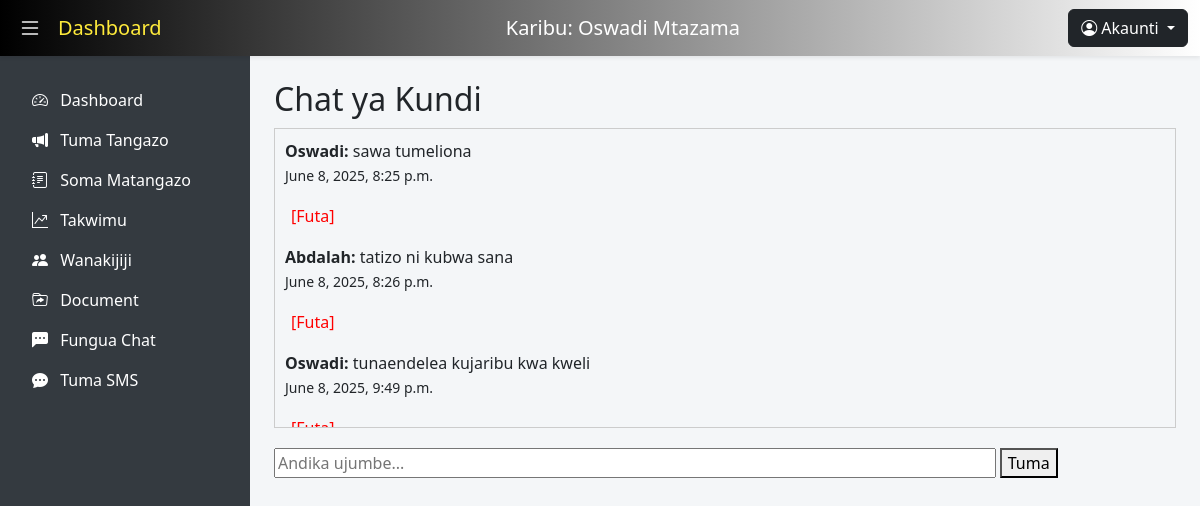
The app's page /chat/chat/ (signed in) with its own data.
### users/models.py (models this page shows, shortened)
class CustomUser(AbstractBaseUser, PermissionsMixin):
    ROLE_CHOICES = (('kiongozi', 'Kiongozi'), ('mwananchi', 'Mwananchi'),)
    GENDER_CHOICES = (('male', 'Male'), ('female', 'Female'),)
    f_name = models.CharField(max_length=30)
    m_name = models.CharField(max_length=30, blank=True, null=True)
    l_name = models.CharField(max_length=30)
    email = models.EmailField(unique=True)
    location = models.CharField(max_length=100)
    date_of_birth = models.DateField()
    gender = models.CharField(max_length=10, choices=GENDER_CHOICES, default='male')
    phone_no = models.CharField(max_length=15)
    role = models.CharField(max_length=20, choices=ROLE_CHOICES, default='mwananchi')
    is_active = models.BooleanField(default=True)
    is_staff = models.BooleanField(default=False)
    date_joined = models.DateTimeField(default=timezone.now)
    objects = CustomUserManager()
    USERNAME_FIELD = 'email'
    REQUIRED_FIELDS = ['f_name', 'l_name', 'location', 'date_of_birth', 'phone_no']

### chat/models.py (models this page shows, shortened)
class Message(models.Model):
    sender = models.ForeignKey(User, on_delete=models.CASCADE)
    message = models.TextField()
    timestamp = models.DateTimeField(auto_now_add=True)

### chat/views.py (the view)
# urls.py: path('chat/', views.chat_room, name='chat_room'),
@login_required
def chat_room(request):
    chat_messages = Message.objects.all().order_by('timestamp')
    if request.method == 'POST':
        msg = request.POST.get('message')
        if msg:
            Message.objects.create(sender=request.user, message=msg)
            return redirect('chat_room')
    if request.user.role == 'kiongozi':
        template_name = 'kiongozi/chat_room.html'
    else:
        template_name = 'mwananchi/chat_room.html'
    return render(request, template_name, {
        'chat_messages': chat_messages
    })

### chat/templates/kiongozi/chat_room.html (shortened to what this page needs)
{% extends "kiongozi/base.html" %}
{% block content %}
<h2>Chat ya Kundi</h2>
<div style="border: 1px solid #ccc; height: 300px; overflow-y: auto; padding: 10px; margin-top: 10px; margin-bottom: 20px;">
    {% for msg in chat_messages %}
        <p>
            <strong>{{ msg.sender.f_name }}:</strong> {{ msg.message }} <br>
            <small>{{ msg.timestamp }}</small>
            {% if request.user.role == 'kiongozi' %}
                <form method="POST" action="{% url 'delete_message' msg.id %}" style="display:inline;" onsubmit="return confirm('Una uhakika unataka kufuta ujumbe huu?');">
                    <button type="submit" style="color: red; background: none; border: none; cursor: pointer;">[Futa]</button>
                </form>
            {% endif %}
        </p>
    {% endfor %}
</div>
<form method="POST">
    <input type="text" name="message" placeholder="Andika ujumbe..." required style="width: 80%;">
    <button type="submit">Tuma</button>
</form>
{% endblock %}

### users/templates/kiongozi/base.html (shortened to what this page needs)
{% load static %}
<!DOCTYPE html>
<html lang="sw">
<head>
    <link href="https://cdn.jsdelivr.net/npm/bootstrap@5.3.3/dist/css/bootstrap.min.css" rel="stylesheet">
  <link href="https://cdn.jsdelivr.net/npm/bootstrap-icons@1.10.5/font/bootstrap-icons.css" rel="stylesheet">
</head>
<body>
  <nav class="navbar navbar-expand-lg navbar-dark fixed-top shadow-sm" style="background: linear-gradient(to right, #000000, #ffffff);">
    <div class="container-fluid">
      <button class="sidebar-toggle-btn" onclick="toggleSidebar()">
        <i class="bi bi-list"></i>
      </button>
      <a class="navbar-brand" href="{% url 'kiongozi_page' %}">
        <span>Dashboard</span>
      </a>
      <div class="flex-grow-1 text-center">
        <h5 class="text-white mb-0">Karibu: {{ request.user.f_name|title }} {{ request.user.l_name|title }}</h5>
      </div>
      <div class="dropdown ms-auto">
        <a class="btn btn-dark dropdown-toggle" href="#" role="button" data-bs-toggle="dropdown">
          <i class="bi bi-person-circle"></i> Akaunti
        </a>
      </div>
    </div>
  </nav>
  <div id="sidebar" class="p-3">
    <ul class="nav flex-column">
      <li class="nav-item mt-2">
        <a class="nav-link" href="{% url 'kiongozi_page' %}">
          <i class="bi bi-speedometer2 me-2"></i> Dashboard
        </a>
      </li>
      <li class="nav-item">
        <a class="nav-link" href="{% url 'post_announcement' %}">
          <i class="bi bi-megaphone-fill me-2"></i> Tuma Tangazo
        </a>
      </li>
      <li class="nav-item">
        <a class="nav-link" href="{% url 'kusoma' %}">
          <i class="bi bi-journal-text me-2"></i> Soma Matangazo
        </a>
      </li>
      <li class="nav-item">
        <a class="nav-link" href="{% url 'statistics' %}">
          <i class="bi bi-graph-up-arrow me-2"></i> Takwimu
        </a>
      </li>
      <li class="nav-item">
        <a class="nav-link" href="{% url 'user_list' %}">
          <i class="bi bi-people-fill me-2"></i> Wanakijiji
        </a>
      </li>
      <li class="nav-item">
        <a class="nav-link" href="{% url 'upload_document' %}">
          <i class="bi bi-folder-symlink me-2"></i> Document
        </a>
      </li>
      <li class="nav-item">
        <a class="nav-link" href="{% url 'chat_room' %}">
          <i class="bi bi-chat-left-dots-fill me-2"></i> Fungua Chat
        </a>
      </li>
      <li class="nav-item">
        <a class="nav-link" href="{% url 'sms-page' %}">
          <i class="bi bi-chat-dots-fill me-2"></i> Tuma SMS
        </a>
      </li>
    </ul>
  </div>
  <div id="content-wrapper">
    <div class="container-fluid p-4">
      {% block content %}{% endblock %}
    </div>
  </div>
</body>
</html>

### users/templates/kiongozi/base.html (style rules this page uses)
body { margin: 0; padding: 0; background-color: #f4f6f8; }
#sidebar { width: 250px; height: 100vh; position: fixed; top: 56px; left: 0; background-color: #343a40; color: white; z-index: 1000; transition: all 0.3s; }
#sidebar .nav-link { color: white; transition: background 0.3s ease; }
#content-wrapper { margin-left: 250px; margin-top: 56px; transition: all 0.3s; }
.navbar-brand span { color: #ffeb3b; }
.sidebar-toggle-btn { background: none; border: none; color: white; font-size: 1.5rem; margin-right: 10px; }

### records on screen
CustomUser: user.f_name "Oswadi", user.l_name "Mtazama"
Message: sender.f_name "Oswadi", message "sawa tumeliona", timestamp "June 8, 2025, 8:25 p.m."
Message: sender.f_name "Abdalah", message "tatizo ni kubwa sana", timestamp "June 8, 2025, 8:26 p.m."
Message: sender.f_name "Oswadi", message "tunaendelea kujaribu kwa kweli", timestamp "June 8, 2025, 9:49 p.m."
